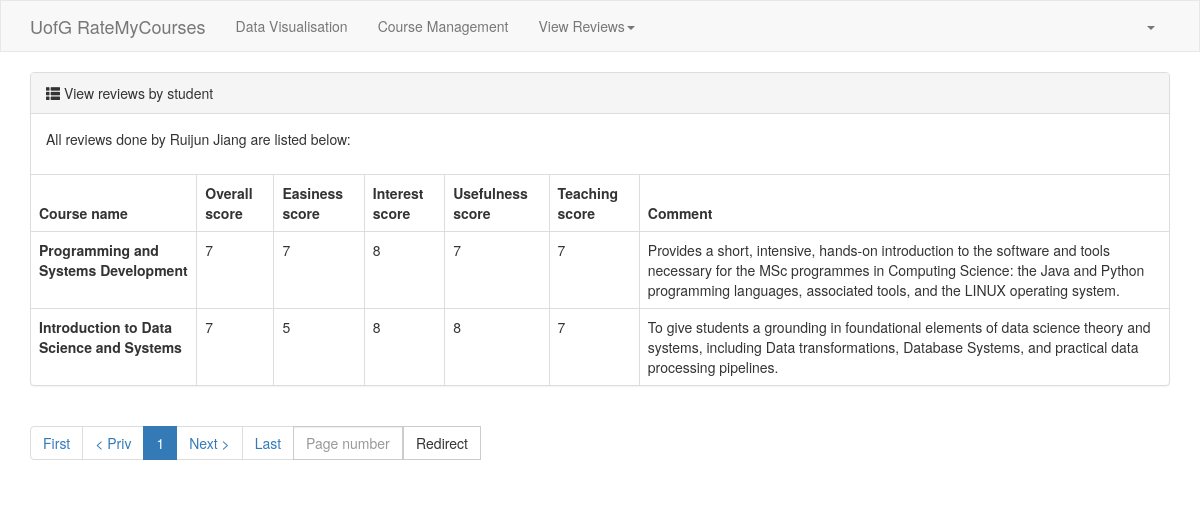
Page /2/view-reviews-student/ on the committed database.
### rmc/models.py (models this page shows)
class Student(models.Model):
    email = models.CharField(verbose_name="Email", max_length=64, null=True, blank=True)
    name = models.CharField(verbose_name="Name", max_length=32)
    password = models.CharField(verbose_name="Password", max_length=64)
    gender_choices = (
        (1, "Male"),
        (2, "Female"),
    )
    gender = models.SmallIntegerField(verbose_name="Gender", choices=gender_choices)
    age = models.IntegerField(verbose_name="Age")
    entry_date = models.DateField(verbose_name="Date of entry")
    degree_programme = models.ForeignKey(to="DegreeProgramme", to_field="name", on_delete=models.CASCADE)

class CourseReview(models.Model):
    student_id = models.ForeignKey(to="Student", to_field="id", on_delete=models.CASCADE)
    course_id = models.ForeignKey(to="Course", to_field="id", on_delete=models.CASCADE)
    overall_score = models.IntegerField(verbose_name="Overall score")
    easiness_score = models.IntegerField(verbose_name="Easiness score")
    interest_score = models.IntegerField(verbose_name="Interest score")
    usefulness_score = models.IntegerField(verbose_name="Usefulness score")
    teaching_score = models.IntegerField(verbose_name="Teaching score")
    comment = models.CharField(max_length=300, default='')

class Course(models.Model):
    name = models.CharField(verbose_name="Name", max_length=64)
    associated_degree_programmes = models.ManyToManyField(to="DegreeProgramme", related_name="degree_programme_courses")

### rmc/views.py (the view)
# urls.py: path("<int:studentid>/view-reviews-student/", views.view_reviews_student),
def view_reviews_student(request, studentid):
    reviews = models.CourseReview.objects.filter(student_id=studentid)
    for row in reviews:
        student_name = row.student_id.name
    pagination_object = Pagination(request, reviews)
    contents = {
        "student_name": student_name,
        "queryset": pagination_object.queryset_page,
        "tpl_pagination_navbar": pagination_object.tpl(),
    }
    return render(request, "view-reviews-student.html", contents)

### rmc/templates/view-reviews-student.html
{% extends "layout.html" %}
{% block content %}
    <div class="container">
        <div>
            <div class="panel panel-default">
                <div class="panel-heading">
                    <span class="glyphicon glyphicon-th-list" aria-hidden="true"></span>
                    View reviews by student
                </div>
                <div class="panel-body">
                    <p>All reviews done by {{ student_name }} are listed below:</p>
                </div>
                <table class="table table-bordered">
                    <thead>
                    <tr>
                        <th>Course name</th>
                        <th>Overall score</th>
                        <th>Easiness score</th>
                        <th>Interest score</th>
                        <th>Usefulness score</th>
                        <th>Teaching score</th>
                        <th>Comment</th>
                    </tr>
                    </thead>
                    <tbody>
                    {% for obj in queryset %}
                        <tr>
                            <th scope="row">{{ obj.course_id.name }}</th>
                            <td>{{ obj.overall_score }}</td>
                            <td>{{ obj.easiness_score }}</td>
                            <td>{{ obj.interest_score }}</td>
                            <td>{{ obj.usefulness_score }}</td>
                            <td>{{ obj.teaching_score }}</td>
                            <td>{{ obj.comment }}</td>
                        </tr>
                    {% endfor %}
                    </tbody>
                </table>
            </div>
        </div>
        <div class="clearfix">
            <ul class="pagination">
                {{ tpl_pagination_navbar }}
            </ul>
        </div>
    </div>
{% endblock %}

### rows in the picture
Student: name "Ruijun Jiang"
CourseReview: course_id.name "Programming and Systems Development", overall_score "7", easiness_score "7", interest_score "8", usefulness_score "7", teaching_score "7", comment "Provides a short, intensive, hands-on introduction to the software and tools necessary for the MSc programmes in Computing Science: the Java and Python programming languages, associated tools, and the LINUX operating system."
CourseReview: course_id.name "Introduction to Data Science and Systems", overall_score "7", easiness_score "5", interest_score "8", usefulness_score "8", teaching_score "7", comment "To give students a grounding in foundational elements of data science theory and systems, including Data transformations, Database Systems, and practical data processing pipelines."
